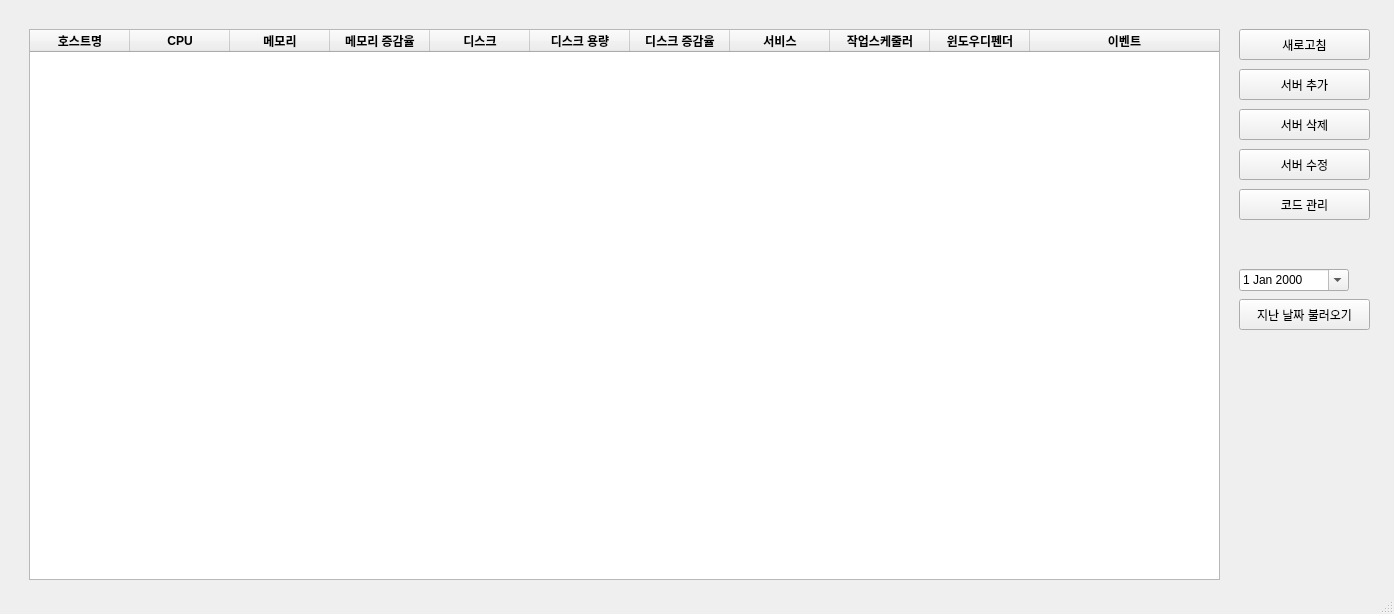
<?xml version="1.0" encoding="UTF-8"?>
<ui version="4.0">
 <class>MainWindow</class>
 <widget class="QMainWindow" name="MainWindow">
  <property name="geometry">
   <rect>
    <x>0</x>
    <y>0</y>
    <width>1394</width>
    <height>614</height>
   </rect>
  </property>
  <property name="windowTitle">
   <string>MainWindow</string>
  </property>
  <widget class="QWidget" name="centralwidget">
   <layout class="QGridLayout" name="gridLayout">
    <item row="0" column="0">
     <widget class="QWidget" name="widget" native="true">
      <widget class="QTableWidget" name="tableWgt1">
       <property name="geometry">
        <rect>
         <x>20</x>
         <y>20</y>
         <width>1191</width>
         <height>551</height>
        </rect>
       </property>
       <property name="editTriggers">
        <set>QAbstractItemView::NoEditTriggers</set>
       </property>
       <attribute name="horizontalHeaderStretchLastSection">
        <bool>true</bool>
       </attribute>
       <column>
        <property name="text">
         <string>호스트명</string>
        </property>
        <property name="font">
         <font>
          <weight>75</weight>
          <bold>true</bold>
         </font>
        </property>
       </column>
       <column>
        <property name="text">
         <string>CPU</string>
        </property>
        <property name="font">
         <font>
          <weight>75</weight>
          <bold>true</bold>
         </font>
        </property>
       </column>
       <column>
        <property name="text">
         <string>메모리</string>
        </property>
        <property name="font">
         <font>
          <weight>75</weight>
          <bold>true</bold>
         </font>
        </property>
       </column>
       <column>
        <property name="text">
         <string>메모리 증감율</string>
        </property>
        <property name="font">
         <font>
          <weight>75</weight>
          <bold>true</bold>
         </font>
        </property>
       </column>
       <column>
        <property name="text">
         <string>디스크</string>
        </property>
        <property name="font">
         <font>
          <weight>75</weight>
          <bold>true</bold>
         </font>
        </property>
       </column>
       <column>
        <property name="text">
         <string>디스크 용량</string>
        </property>
        <property name="font">
         <font>
          <weight>75</weight>
          <bold>true</bold>
         </font>
        </property>
       </column>
       <column>
        <property name="text">
         <string>디스크 증감율</string>
        </property>
        <property name="font">
         <font>
          <weight>75</weight>
          <bold>true</bold>
         </font>
        </property>
       </column>
       <column>
        <property name="text">
         <string>서비스</string>
        </property>
        <property name="font">
         <font>
          <weight>75</weight>
          <bold>true</bold>
         </font>
        </property>
       </column>
       <column>
        <property name="text">
         <string>작업스케줄러</string>
        </property>
        <property name="font">
         <font>
          <weight>75</weight>
          <bold>true</bold>
         </font>
        </property>
       </column>
       <column>
        <property name="text">
         <string>윈도우디펜더</string>
        </property>
        <property name="font">
         <font>
          <weight>75</weight>
          <bold>true</bold>
         </font>
        </property>
       </column>
       <column>
        <property name="text">
         <string>이벤트</string>
        </property>
        <property name="font">
         <font>
          <weight>75</weight>
          <bold>true</bold>
         </font>
        </property>
       </column>
      </widget>
      <widget class="QToolButton" name="toolBtn3">
       <property name="geometry">
        <rect>
         <x>1230</x>
         <y>100</y>
         <width>131</width>
         <height>31</height>
        </rect>
       </property>
       <property name="text">
        <string>서버 삭제</string>
       </property>
      </widget>
      <widget class="QToolButton" name="toolBtn1">
       <property name="geometry">
        <rect>
         <x>1230</x>
         <y>20</y>
         <width>131</width>
         <height>31</height>
        </rect>
       </property>
       <property name="text">
        <string>새로고침</string>
       </property>
      </widget>
      <widget class="QToolButton" name="toolBtn2">
       <property name="geometry">
        <rect>
         <x>1230</x>
         <y>60</y>
         <width>131</width>
         <height>31</height>
        </rect>
       </property>
       <property name="text">
        <string>서버 추가</string>
       </property>
      </widget>
      <widget class="QToolButton" name="toolBtn4">
       <property name="geometry">
        <rect>
         <x>1230</x>
         <y>290</y>
         <width>131</width>
         <height>31</height>
        </rect>
       </property>
       <property name="text">
        <string>지난 날짜 불러오기</string>
       </property>
      </widget>
      <widget class="QDateEdit" name="dateEdit1">
       <property name="geometry">
        <rect>
         <x>1230</x>
         <y>260</y>
         <width>110</width>
         <height>22</height>
        </rect>
       </property>
       <property name="calendarPopup">
        <bool>true</bool>
       </property>
      </widget>
      <widget class="QToolButton" name="toolBtn5">
       <property name="geometry">
        <rect>
         <x>1230</x>
         <y>180</y>
         <width>131</width>
         <height>31</height>
        </rect>
       </property>
       <property name="text">
        <string>코드 관리</string>
       </property>
      </widget>
      <widget class="QToolButton" name="toolBtn6">
       <property name="geometry">
        <rect>
         <x>1230</x>
         <y>140</y>
         <width>131</width>
         <height>31</height>
        </rect>
       </property>
       <property name="text">
        <string>서버 수정</string>
       </property>
      </widget>
     </widget>
    </item>
   </layout>
  </widget>
  <widget class="QStatusBar" name="statusbar"/>
 </widget>
 <resources/>
 <connections/>
</ui>
